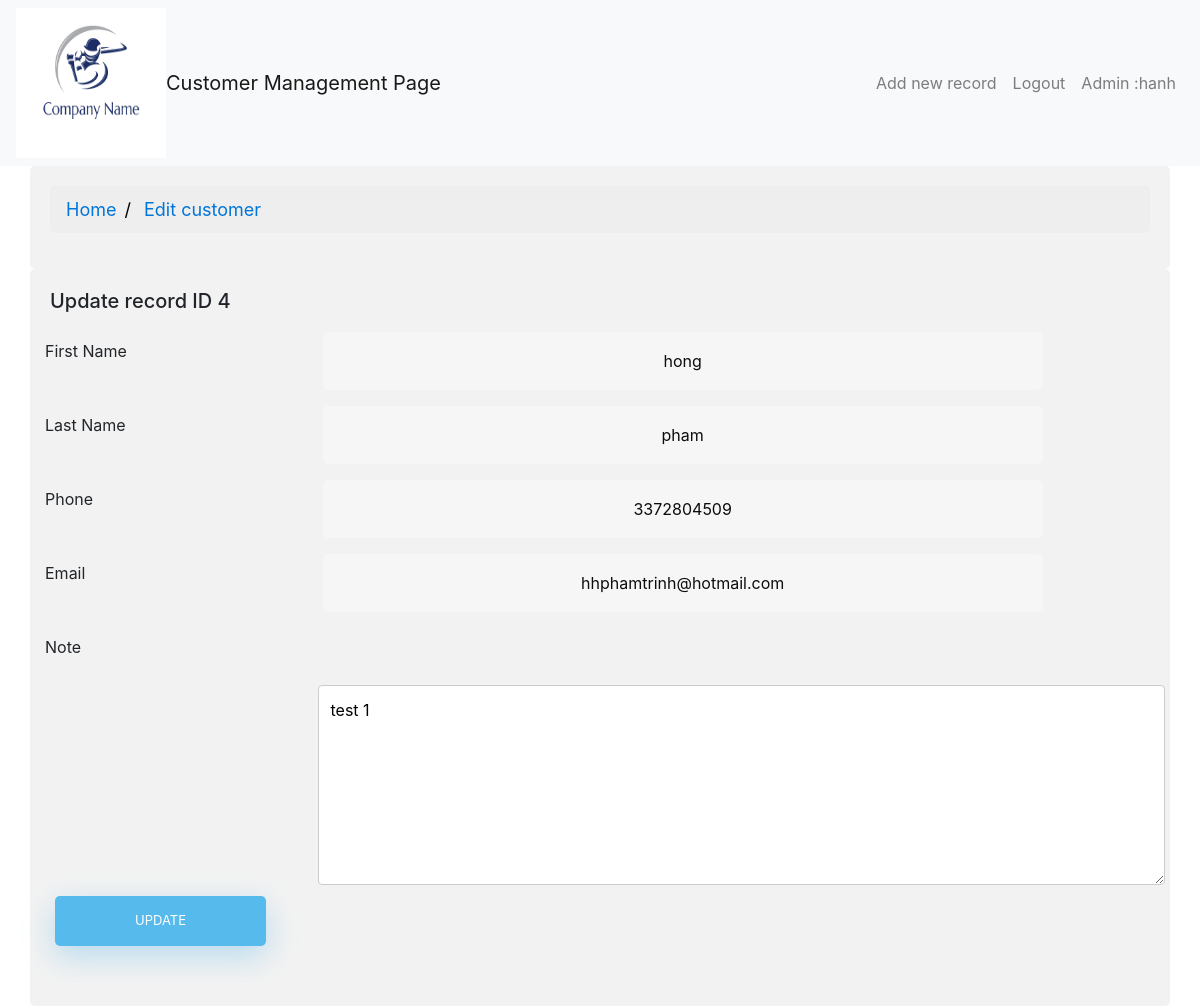
The page /edit.php?custId=4&page=edit (signed in) on the database its author committed.
### tables this page shows
CREATE TABLE `customerlist` (
  `id` int(11) NOT NULL,
  `firstname` varchar(100) NOT NULL,
  `lastname` varchar(100) NOT NULL,
  `phone` varchar(30) NOT NULL,
  `email` varchar(100) NOT NULL
);

CREATE TABLE `customernotes` (
  `id` int(11) NOT NULL,
  `cust_id` int(11) NOT NULL,
  `note_content` text NOT NULL
);

### lib/Database.php (called while the page is built, shortened)
<?php
 class Database {
public $host = DB_HOST;
public $user = DB_USER;
public $pass = DB_PASS;
public $dbname = DB_NAME;
 public $link;
     private function connectDB(){
    $this->link = new mysqli($this->host,$this->user, $this->pass, $this->dbname);
 }
     public function select ($query){
    $result = $this->link->query($query) or die ($this->link->error.__LINE__);
    if($result->num_rows > 0){
                return $result;
                    } else {
                                return false;
                    }
      }
 }
?>

### classes/Customer.php (called while the page is built, shortened)
<?php
include_once ('lib/Database.php');
class Customer{
	private $db;
    public	function __construct(){
       $this->db   = new Database();
	}
  public function getCustById($id)
  {
  $query = "SELECT * FROM customerlist WHERE id ='$id' ";
         $result = $this->db->select($query);
         return $result;
  }
  public function getNotesById($id)
  {
  $query = "SELECT * FROM customernotes  WHERE cust_id ='$id' ";
         $result = $this->db->select($query);
         return $result;
  }
}

### edit.php (the view, shortened to what this page needs)
<?php
  include_once ('inc/header.php');
  include 'classes/Customer.php';
  $cust = new Customer();
if(!$_POST)
{
  $id = $_GET['custId'];
    $getCust = $cust->getCustById($id);
    if ($getCust)
    {
      $result = $getCust->fetch_assoc();
    }
?>
  <div class="container">
  <div><h5>Update record ID <?php echo $id; ?></h5></div>
    <form  method="post" action="edit.php" >
    <div class="row">
      <div class="col-25">
        <label for="fname">First Name</label>
      </div>
      <div class="col-75">
        <input type="text" id="first_name" name="firstname" value="<?php echo $result['firstname'] ?>" >
      </div>
    </div>
    <div class="row">
      <div class="col-25">
        <label for="lname">Last Name</label>
      </div>
      <div class="col-75">
        <input type="text" id="last_name" name="lastname" value="<?php echo $result['lastname'] ?>" >
      </div>
    </div>
        <div class="row">
      <div class="col-25">
        <label for="phone">Phone </label>
      </div>
      <div class="col-75">
        <input type="text" id="phone" name="phone" value="<?php echo $result['phone'] ?>" >
      </div>
    </div>
            <div class="row">
      <div class="col-25">
        <label for="email">Email</label>
      </div>
      <div class="col-75">
        <input type="text" id="email" name="email" value="<?php echo $result['email'] ?>" >
      </div>
    </div>
    <div class="row">
      <div class="col-25">
        <label for="subject">Note</label>
      </div>
    </div>
<?php
      $getNotes = $cust->getNotesById($id);
      if ($getNotes)
      {
        while ($result2 = $getNotes->fetch_assoc() )
        {
?>
      <div class="row">
        <div class="col-25">
        <label for="subject"></label>
      </div>
      <div class="col-75">
        <textarea  name="note-<?php echo $result2['id'];?>" value="<?php echo $result2['note_content']; ?>"   style="height:200px"><?php echo $result2['note_content']; ?></textarea>
      </div>
    </div>
    <?php
    }
  }
?>
 <div class="row">
      <input type="submit" value="Update">
    </div>
  </form>
</div>
</body>
</html>
<?php
}
?>

### inc/header.php (style rules this page uses)
* { box-sizing: border-box; }
input[type=text], select, textarea { width: 100%; padding: 12px; border: 1px solid #ccc; border-radius: 4px; resize: vertical; }
label { padding: 12px 12px 12px 10px; display: inline-block; }
input[type=submit] { background-color: #04AA6D; color: white; padding: 12px 20px; border: none; border-radius: 4px; cursor: pointer; float: right; }
.container { border-radius: 5px; background-color: #f2f2f2; padding: 20px; }
.col-25 { float: left; width: 25%; margin-top: 6px; }
.col-75 { float: left; width: 75%; margin-top: 6px; }
.row:before { content: ""; display: table; clear: both; }
input[type=button], input[type=submit], input[type=reset] { background-color: #56baed; border: none; color: white; padding: 15px 80px; text-align: center; text-decoration: none; display: inline-block; text-transform: uppercase; font-size: 13px; -webkit-box-shadow: 0 10px 30px 0 rgba(95,186,233,0.4); box-shadow: 0 10px 30px 0 rgba(95,186,233,0.4); -webkit-border-radius: 5px 5px 5px 5px; border-radius: 5px 5px 5px 5px; margin: 5px 20px 40px 20px; -webkit-transition: all 0.3s ease-in-out; -moz-transition: all 0.3s ease-in-out; -ms-transition: all 0.3s ease-in-out; -o-transition: all 0.3s ease-in-out; transition: all 0.3s ease-in-out; }
input[type=text] { background-color: #f6f6f6; border: none; color: #0d0d0d; padding: 15px 32px; text-align: center; text-decoration: none; display: inline-block; font-size: 16px; margin: 5px; width: 85%; border: 2px solid #f6f6f6; -webkit-transition: all 0.5s ease-in-out; -moz-transition: all 0.5s ease-in-out; -ms-transition: all 0.5s ease-in-out; -o-transition: all 0.5s ease-in-out; transition: all 0.5s ease-in-out; -webkit-border-radius: 5px 5px 5px 5px; border-radius: 5px 5px 5px 5px; }
input[type=text]:placeholder { color: #cccccc; }

### rows shown on the page
customerlist: firstname "hong", lastname "pham", phone "3372804509", email "hhphamtrinh@hotmail.com"
customernotes: id+note_content "test 1"

### other values the page prints
Session::get('adminName') "hanh"
$id "4"
